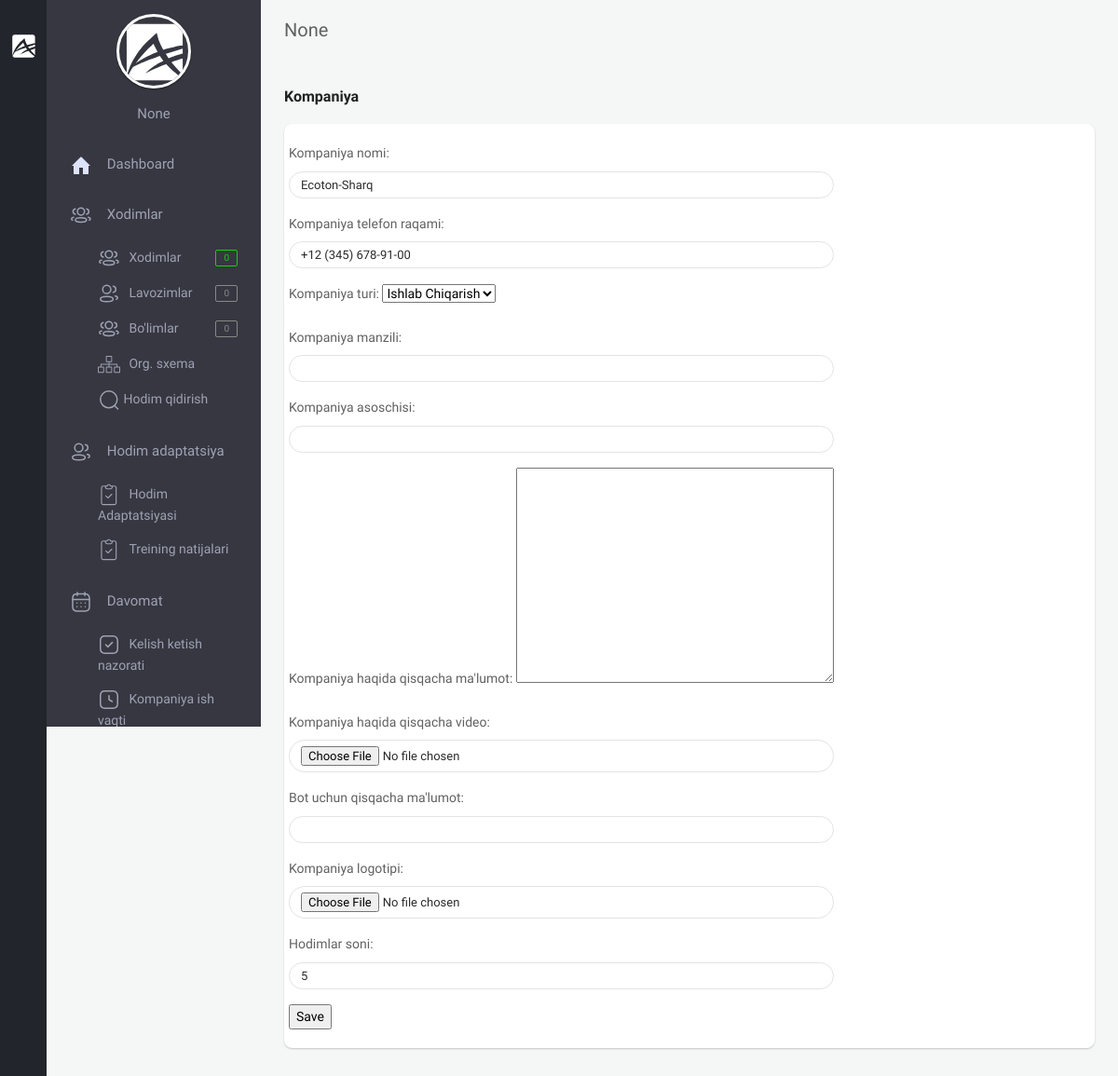
Screenshot of /backoffice/company/1 (signed in) with the database file from the repository.
### app/models.py (models this page shows, shortened)
class User(AbstractUser):
    branch = models.ForeignKey(Branch, on_delete=models.CASCADE, null=True, blank=True, verbose_name="Filial")
    company = models.ForeignKey("Company", on_delete=models.CASCADE, null=True, blank=True, verbose_name='Kompaniya')
    is_director = models.BooleanField(default=True)
    created_at = models.DateTimeField(auto_now_add=True)
    class Meta:
        verbose_name_plural = "HR"

class Company(models.Model):
    name = models.CharField(max_length=100, verbose_name="Kompaniya nomi")
    phone = models.CharField(max_length=25, null=True, blank=True, verbose_name="Kompaniya telefon raqami")
    type = models.ForeignKey(TypeCompany, on_delete=models.CASCADE, null=True, blank=True,
                             verbose_name="Kompaniya turi")
    address = models.CharField(max_length=255, null=True, blank=True, verbose_name="Kompaniya manzili")
    creator = models.CharField(max_length=255, null=True, blank=True, verbose_name="Kompaniya asoschisi")
    text = RichTextUploadingField(null=True, blank=True, verbose_name="Kompaniya haqida qisqacha ma'lumot")
    video = models.FileField(upload_to='company/video/', null=True, blank=True,
                             verbose_name="Kompaniya haqida qisqacha video")
    info = models.TextField(null=True, blank=True, verbose_name="Bot uchun qisqacha ma'lumot")
    logo = models.ImageField(upload_to='company/image/', null=True, blank=True, verbose_name="Kompaniya logotipi")
    amount_of_staff = models.IntegerField(verbose_name="Hodimlar soni", default=1)
    created_at = models.DateTimeField(auto_now_add=True)
    class Meta:
        ordering = ['-created_at']
        verbose_name_plural = "Kompaniya ma'lumotini qo'shish"

class TypeCompany(models.Model):
    name = models.CharField(max_length=100, verbose_name="Kompaniya turini nomi")
    created_at = models.DateTimeField(auto_now_add=True)
    class Meta:
        verbose_name_plural = "Kompaniya turi"
    def __str__(self):
        return self.name

### backoffice/views.py (the view)
# urls.py: path('company/<int:pk>', views.CompanyUpdate.as_view(), name='company_update'),
class CompanyUpdate(LoginRequiredMixin, generic.UpdateView):
    template_name = 'backoffice/pages/company/update.html'
    form_class = forms.CompanyModelForm
    model = models.Company
    success_url = reverse_lazy('info')

### backoffice/forms.py
class CompanyModelForm(forms.ModelForm):
    class Meta:
        model = models.Company
        exclude = ('company',)
        widgets = {
            'name': forms.TextInput(attrs={'class': 'form-control'}),
            'phone': forms.TextInput(attrs={'class': 'form-control'}),
            'address': forms.TextInput(attrs={'class': 'form-control'}),
            'creator': forms.TextInput(attrs={'class': 'form-control'}),
            'info': forms.TextInput(attrs={'class': 'form-control'}),
            'amount_of_staff': forms.NumberInput(attrs={'class': 'form-control'}),
            'video': forms.ClearableFileInput(attrs={'class': 'form-control'}),
            'logo': forms.ClearableFileInput(attrs={'class': 'form-control'}),
        }

### backoffice/context_processors.py (called while the page is built, shortened)
def staff_amount(request):
    amount_staff = None
    if request.user.is_anonymous == False:
        company = request.user.company
        staff = models.Staff.objects.filter(company=company)
        amount_staff = staff.count()
    return {"amount_staff": amount_staff}

def position_amount(request):
    position_amounts = None
    if request.user.is_anonymous == False:
        company = request.user.company
        position = models.Position.objects.filter(company=company)
        position_amounts = position.count()
    return {
        'position_amounts': position_amounts
    }

def department_amount(request):
    department_amounts = None
    if request.user.is_anonymous == False:
        company = request.user.company
        department = models.Department.objects.filter(company=company)
        department_amounts = department.count()
    return {
        'department_amounts': department_amounts
    }

def bot_user_list_counter(request):
    department_amounts = None
    if request.user.is_anonymous == False:
        company = request.user.company
        department = models.NewStaff.objects.filter(company=company)
        department_amounts = department.count()
    return {
        'bot_user_list_counter': department_amounts
    }

def staff_gender_statistic(request):
    male = None
    female = None
    return {
        "male_count": '',
        "female_count": '',
        "company_staff_count": '',
        "width_male": '',
        "width_female": '',
    }

### templates/backoffice/pages/company/update.html (shortened to what this page needs)
{% extends 'backoffice/base.html' %}
{% block content %}
    <section class="content">
    <div class="container-fluid">
        <div class="block-header">
            <div class="row">
                <div class="col-lg-5 col-md-5 col-sm-12">
                    <h2>{{ request.user.company }}</h2>
                </div>
                <div class="col-lg-7 col-md-7 col-sm-12">
                </div>
            </div>
        </div>
        <div class="row clearfix">
            <div class="col-lg-12">
                <div class="card">
                    <div class="header">
                        <h2><strong>Kompaniya</strong></h2>
                    </div>
                    <div class="body">
                        <div class="row">
                            <form action="{% url 'company_update' request.user.company.id %}" method="POST" enctype="multipart/form-data">
                                {{ form.as_p }}
                                <input type="submit" value="Save">
                            </form>
                        </div>
                    </div>
                </div>
            </div>
        </div>
    </div>
</section>
{% endblock %}

### templates/backoffice/parts/minileftbar.html (shortened to what this page needs)
{% load static %}
<aside id="minileftbar" class="minileftbar">
    <ul class="menu_list">
        <li>
            <a href="javascript:void(0);" class="bars" style="display: inline;"></a>
            <a class="navbar-brand" href="{% url 'backoffice-main' %}"><img src="{% static 'backoffice/assets/images/logo.svg' %}" alt="Alpino"></a>
        </li>
        <li><a href="javascript:void(0);" class="menu-sm"><i class="zmdi zmdi-swap"></i></a></li>
        <li><a href="" title="Events"><i class="zmdi zmdi-calendar"></i></a></li>
        <li><a href="" title="Contact List"><i class="zmdi zmdi-account-box-phone"></i></a></li>
        <li><a href="javascript:void(0);" class="fullscreen" data-provide="fullscreen"><i
                class="zmdi zmdi-fullscreen"></i></a></li>
        <li class="power">
            <a href="{% url 'logout' %}" class="mega-menu"><i class="zmdi zmdi-power"></i></a>
        </li>
    </ul>
</aside>
<aside class="right_menu">
    <div id="leftsidebar" class="sidebar">
        <div class="menu">
            <ul class="list">
                <li>
                    <div class="user-info m-b-20">
                        <div class="image">
                        {% if request.user.company.logo_url %}
                            <a href="{% url 'company_update' request.user.company.id %}" class=" waves-effect waves-block"><img src="{% if request.user.company.logo_url %}{{ request.user.company.logo_url }}{% endif %}" alt="User" style="width: 100px;height: 100px;"></a>
                        {% else %}
                            <a href="{% url 'company_update' request.user.company.id %}" class=" waves-effect waves-block"><img src="{% static 'backoffice/assets/images/logo.svg' %}" alt="User"></a>
                        {% endif %}
                        </div>
                        <div class="detail">
                            <p style="color:#9FA2B4;">{{ request.user.company }}</p>
                        </div>
                    </div>
                </li>
                <li><a href="{% url 'backoffice-main' %}" class="toggled waves-effect waves-block">
                    <svg width="24" height="24" viewBox="0 0 24 24" fill="none" xmlns="http://www.w3.org/2000/svg">
                     <path d="M2 13L11.293 3.707C11.6835 3.31662 12.3165 3.31662 12.707 3.707L22 13H20V21C20 21.5523 19.5523 22 19 22H14V15H10V22H5C4.44772 22 4 21.5523 4 21V13H2Z" fill="#DDE2FF"/>
                    </svg>
                    <span>Dashboard</span>
                    </a>
                </li>
                <li><a href="javascript:void(0);" class="menu-toggle waves-effect waves-block toggled">
                    <span>Xodimlar</span></a>
                    <ul class="ml-menu" style="display: block;">
                        <li>
                                <a href="{% url 'staff' %}" class="waves-effect waves-block">
                                    <span>Xodimlar</span>
                                    <span class="badge badge-success float-right">{{ amount_staff }}</span>
                                </a>
                        </li>
                        <li>
                                <a href="{% url 'position' %}" class="waves-effect waves-block">
                                    <span>Lavozimlar</span>
                                    <span class="badge badge-default float-right">{{ position_amounts }}</span>
                                </a>
                        </li>
                        <li>
                                <a href="{% url 'department' %}" class="waves-effect waves-block">
                                    <span>Bo'limlar</span>
                                    <span class="badge badge-default float-right">{{ department_amounts }}</span>
                                </a>
                        </li>
                        <li>
                                <a href="{% url 'staff_org_system' %}" class="waves-effect waves-block">
                                    <span>Org. sxema</span>
                                </a>
                        </li>
                        <li>
                                <a href="{% url 'search_staff' %}" class="waves-effect waves-block">
                                    Hodim qidirish
                                </a>
                        </li>
                    </ul>
                </li>
                <li><a href="javascript:void(0);" class="menu-toggle waves-effect waves-block toggled">
                    <span>Hodim adaptatsiya</span></a>
                    <ul class="ml-menu" style="display: block;">
                        <li>
                            <a href="{% url 'training_info' %}" class=" waves-effect waves-block">
                                <span>Hodim Adaptatsiyasi</span>
                            </a>
                        </li>
                        <li>
                            <a href="{% url 'staff_training_answer' %}" class=" waves-effect waves-block">
                                <span>Treining natijalari</span>
                            </a>
                        </li>
                    </ul>
                </li>
                <li>
                    <a href="javascript:void(0);" class="menu-toggle waves-effect waves-block toggled">
                    <span>Davomat</span></a>
                    <ul class="ml-menu" style="display: block;">
                        <li>
                            <a href="{% url 'control_staff_flow' %}" class=" waves-effect waves-block">
                                <span>Kelish ketish nazorati</span>
                            </a>
                        </li>
                        <li>
                            <a href="{% url 'company_schedule' %}" class=" waves-effect waves-block">
                                <span>Kompaniya ish vaqti</span>
                            </a>
                        </li>
                    </ul>
                </li>
            </ul>
        </div>
    </div>
</aside>

### backoffice/static/backoffice/assets/css/color_skins.css (style rules this page uses)
.theme-black .minileftbar { background: #22252b }
.theme-black .minileftbar .menu_list li a { color: #afafaf }
.theme-black .card .header h2:before { background: #313740 }

### rows the page displays
User: user.company "None"
Company: name "Ecoton-Sharq", phone "+12 (345) 678-91-00", type "Ishlab Chiqarish", amount_of_staff "5"

### other values shown
{{ amount_staff }} "0"
{{ position_amounts }} "0"
{{ department_amounts }} "0"
